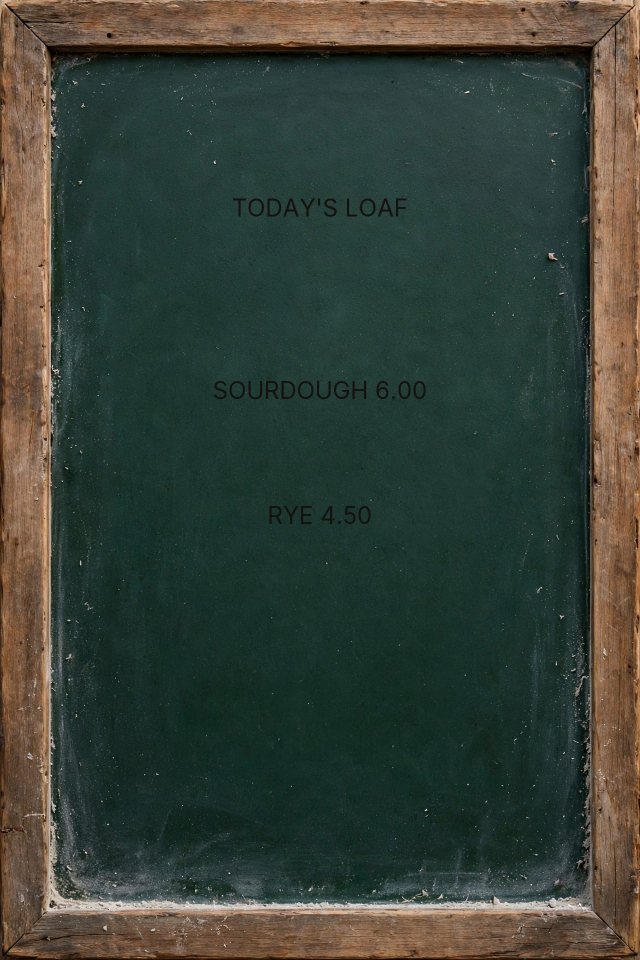
#> input picture fixtures/test-suite/pages/chalkboard.jpg, 1280 x 1920 px (shown at 1/2 size); its folder holds only this picture in this run
$ python -i plate.py   (imports and definitions only)
#> lines starting #> are read from the running program, lines starting #| are printed output that depends on the picture
#> further down, picture is the input picture: PIL image 1280x1920 RGB; mean R, G, B 56.3, 65.4, 55.9
"""Clean-plate stage: erase the original lettering, then keep only the pixels we own.

Muse Image edits by instruction only (no mask parameter) and re-renders the whole
page, which lands with a global offset that varies per generation (-16 px on one
run, -40 px on the next). So the plate is registered to the source first, and then
only the pixels inside the dilated text masks are taken from it. Everything outside
those masks stays byte-for-byte the original artwork.
"""

from __future__ import annotations

import numpy as np
from PIL import Image, ImageFilter

from . import morph

from .meta import Usage, image_edit
from .types import BBox

PLATE_PROMPT = (
    "Remove all lettering from this page: erase the text inside every speech bubble, caption "
    "box, title and label, and repaint those areas with a clean flat fill that matches the "
    "surrounding artwork. Keep everything else identical — same characters, poses, line art, "
    "colours and framing. Do not add new text, objects, logos or signatures. Leave the bubbles "
    "empty and readable as bubbles."
)


RETRY_PROMPT = (
    "This page still shows some of its original lettering. Erase every letter completely — in the "
    "speech bubbles, the caption box and the title — until those areas are empty flat fills that "
    "match the artwork around them. Do not leave faint outlines, shadows or partial letters. Keep "
    "everything else identical: same character, poses, line art, colours and framing. Add no new "
    "text, objects, logos or signatures."
)


def clean_plate(image_png: bytes, *, retry: bool = False) -> tuple[bytes, Usage]:
    return image_edit(image_png, RETRY_PROMPT if retry else PLATE_PROMPT)


def _gray(image: Image.Image, step: int) -> np.ndarray:
    small = image.convert("L").resize((max(8, image.width // step), max(8, image.height // step)), Image.BILINEAR)
    return np.asarray(small, dtype=np.float64)


# [16 lines left out: functions _valid_mask, _score, not called in this run]


def _edges(image: Image.Image, scale: float = 0.5) -> np.ndarray:
    """Edge magnitude at half resolution; robust to colour shifts between renders."""
#> called with scale = 0.5
    size = (max(16, int(image.width * scale)), max(16, int(image.height * scale)))
#> size = (640, 960)
    small = image.convert("L").resize(size, Image.BILINEAR).filter(ImageFilter.FIND_EDGES)
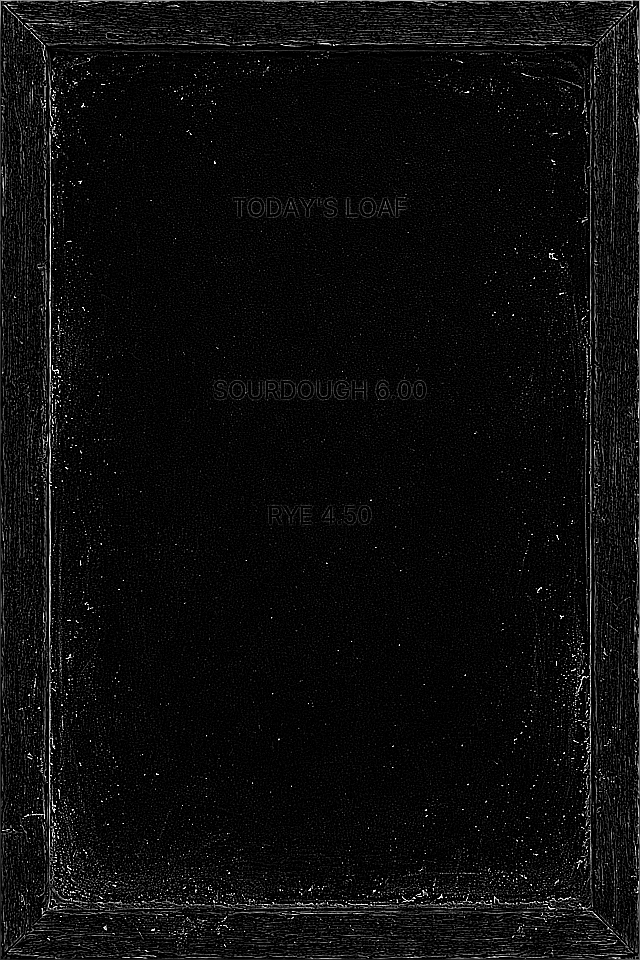
#> small: PIL image 640x960 L; min 0, max 255, mean 12.4
    return np.asarray(small, dtype=np.float64)


# [170 lines left out: functions _phase_shift, estimate_shift, measure_dirty_plate, apply_shift, alignment_report, _structural_lines and 1 more, not called in this run]

>>> from PIL import Image
>>> picture = Image.open('../../../fixtures/test-suite/pages/chalkboard.jpg')
>>> result = _edges(picture)
